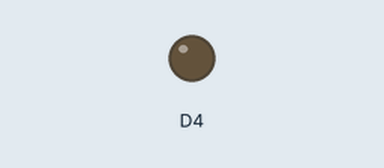
Simulated run of this program. Board: STM32 Nucleo. On the bench: output pins drawn as LEDs (lit = HIGH). Dashed ring = blinking.

Above: at 1.1 s.
At 2.6 s:
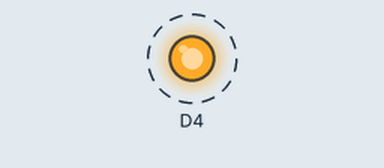
Timing chart, 0 to 4.7 s (numbered marks = the images above):
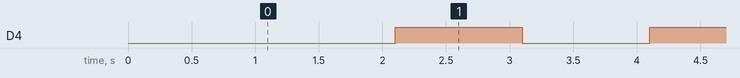

The program:

main.cpp
```cpp
#include <Arduino.h>
#include "HardwareSerial.h"

HardwareSerial mySerial {PB7, PB6};
unsigned long last_millis {0};
bool state {true};
static constexpr unsigned long blink_duration {1000};

void setup(void)
{
    mySerial.begin(115200);
    delay(100);
    pinMode(PB5, OUTPUT);
    mySerial.println(F("Booted!"));

    last_millis = millis();
}

void loop(void)
{

    if (millis() - last_millis > blink_duration){
        state = !state;
        digitalWrite(PB5, state);
        last_millis += blink_duration;

        mySerial.print(F("Loop B)"));
        mySerial.println(millis());
    }

    while (mySerial.available() > 0){
        mySerial.print(mySerial.read());
    }


}
```

Measured:
- by itself, D4: alternates HIGH for 1.0 s and LOW for 1.0 s
